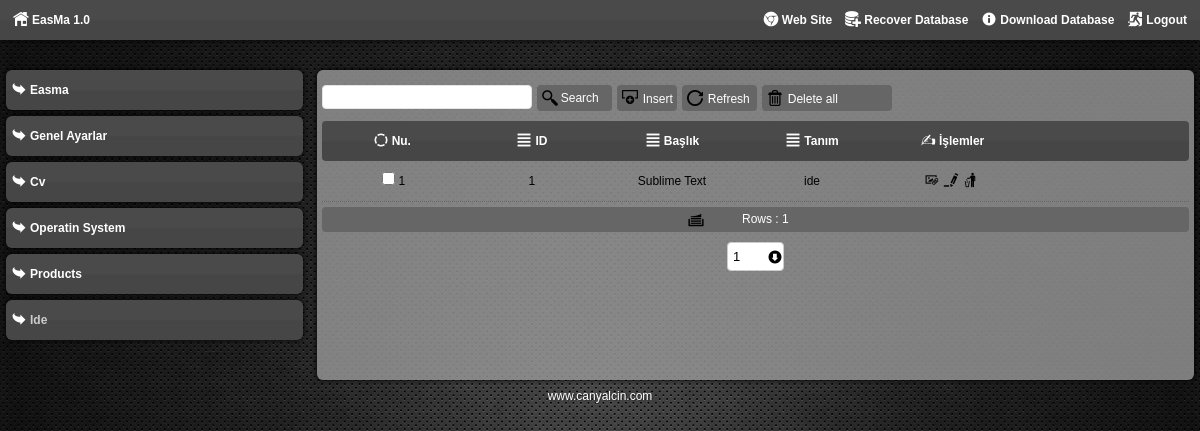
/panel/index.php?page=ide (signed in), run on the app's committed database.
### tables this page shows
CREATE TABLE IF NOT EXISTS `ide` (
`id` int(11) NOT NULL,
  `title` varchar(125) NOT NULL,
  `description` varchar(155) NOT NULL,
  `keywords` varchar(155) NOT NULL,
  `content` longtext NOT NULL
);

### panel/model/model.php (called while the page is built, shortened)
<?php
class model{
    protected $conn;
    protected $query;
    protected function connect_db($host,$user,$password,$database){
        try{
            $this->conn = new mysqli($host, $user, $password, $database);
            $this->conn->query("SET NAMES 'utf8'");
            return $this->conn->connect_errno;
        } catch (Exception $e) {
              exit('No db connection ! modal line 13');
        }
    }
    protected function mquery($sql){
            $this->query=$this->conn->query($sql);
            return $this->query;
    }
    protected function multiple_select($sql){
            $rows=array();
            $this->mquery($sql);
            while($row=$this->query->fetch_assoc()){ $rows[]=$row; }
            return $rows;
    }
}
?>

### panel/controller/main.php (the view, shortened to what this page needs)
<?php
class site extends model{
    public $language=array();
    protected function check_lang($lang){
            $setup = new lang($lang);
            $this->language = $setup->lng;
    }
    public function admin(){
        if ( (isset($_SESSION['admin'])) and ($_SESSION['admin']=="super") ){
            include_once "form_view.php";
            return true;
        }
        else{return false;}
    }
    public function menu($name,$page,$subname=array(""),$subpage=array("")){
        if ($page!="#"){
            $link='index.php?page='.$page;
        }
        else{ $link=$page; }
        if ( (isset($_GET['page'])) and ($_GET['page']==$page) ){ $color="#CCC"; }else{ $color="#FFF"; }
        echo '<li id="'.$page.'"><img src="images/arrow.ico" /><a style="color:'.$color.';" href="'.$link.'">'.$name.'</a></li>';
    }
    public function list_records($table,$title=array(""),$column=array(""),$where="",$filter="",$pic="0"){
        $select=NULL;
        $total=count($column);
        $i=0;
        $edit=$_GET['page']."_edit";
        $add=$_GET['page']."_add";
        $file="pics";
        if (!isset($_GET['pg'])){ $pg="0"; }
        else{ $pg=intval($_GET['pg']); $pg=($pg-1)*15; }
        echo '<div id="filter">';
        echo '<input type="text" name="filter" id="fil" autocomplete="off" value="'.$_GET['filter'].'" /><input type="hidden" name="page" id="sa" value="'.$_GET['page'].'" />';
        echo '<input type="submit" name="filter_buton" id="filter_buton" value="'.$this->language[9].'" class="filter_buton" />';
        echo '<button class="buton_add" onclick="add(\''.$add.'\',\''.$table.'\');" type="button" title="'.$this->language[6].'" >'.$this->language[6].'</button>';
        echo '<button class="buton_refresh" onclick="window.top.location.href=window.top.location;" type="button" title="'.$this->language[7].'" >'.$this->language[7].'</button>';
        echo '<input type="hidden" name="del_table" id="del_table" value="'.$table.'" /><input type="hidden" name="del_hide" id="del_hide" value="1" /><button class="buton_del" onclick="multi_delete(\'multi_del\',\''.$this->language[12].'\');" type="button" title="'.$this->language[8].'" >'.$this->language[8].'</button>';
        echo '<div class="clear"></div></div><div class="clear"></div>';
        echo '<ul class="tit">';
        echo '<li><img src="images/circle.ico" />'.$this->language[10].'</li>';
        foreach ($column as $value) {
            echo '<li><img src="images/list.ico" />'.$title[$i].'</li>';
            $i++;
            if ($total>1 && $total!=$i ){$select=$select.",".$value;}
            else if($total==1){ $select=$value; }
            else{ $select=$value.$select; }
        }
        echo '<li><img src="images/edithand.ico" />'.$this->language[11].'</li><div class="clear"></div></ul>';
        if ( (!isset($filter)) or (!isset($_GET['filter'])) ){
            $sql="Select $select from $table order by id $where LIMIT $pg,15";
            $total=$this->total_record();
        }
        else{
            $sql="Select $select from $table where $filter LIKE '%".addslashes($_GET['filter'])."%' order by id LIMIT $pg,15";
            $this->mquery("Select $select from $table where $filter LIKE '%".addslashes($_GET['filter'])."%' order by id");
            $total=$this->total_record();
        }
        $k=$pg;
        $all_records=$this->multiple_select($sql);
        foreach ($all_records as $record){
            $i=0;
            $k++;
            echo '<ul class="tit2">';
            echo '<li><div><input type="checkbox" name="kill_all[]" value="'.$record['id'].'"/>'.$k.'</div></li>';
            foreach ($column as $value) {
                $select=$column[$i];
                echo '<li><div>'.stripslashes($record[$select]).'</div></li>';
                $i++;
            }
            echo '<li>';
            if ($pic=="1"){
                echo '<img style="cursor:pointer;" onclick="edit(\''.$record['id'].'\',\''.$file.'\',\''.$table.'\');" src="images/picture.ico" title="'.$this->language[13].'" />';
            }
            echo '<img style="cursor:pointer;" onclick="edit(\''.$record['id'].'\',\''.$edit.'\',\''.$table.'\');" src="images/edit3.ico" title="'.$this->language[14].'" /><img onclick="del(\''.$record['id'].'\',\''.$table.'\',\''.$this->language[16].'\');" style="cursor:pointer;" src="images/trash.ico" title="'.$this->language[15].'" /></li><div class="clear"></div></ul>';
        }
        $this->pagination($total);
    }
    private function pagination($total){
        echo '<div class="total_rec">'.$this->language[18].' '.$total.'</div>';
        if (!isset($_GET['pg'])){ $pg=1; }else{ $pg=intval($_GET['pg']); }
        $loop=intval($total/15);
        $set=$total%15;
        if ($set!=0){ $loop=$loop+1; }
        echo '<div class="sec"><select class="slc" onchange="window.top.location=\'index.php?filter='.$_GET['filter'].'&page='.$_GET['page'].'&pg=\'+this.value;">';
        $i=0;
        while ($i<$loop){
            $i++;
            if ($pg==$i){ $s='selected="selected"'; }else{ $s=""; }
            echo '<option '.$s.' value="'.$i.'">'.$i.'</option>';
        }
        echo '</select></div>';
    }
 }
?>

### panel/css/style.css (style rules this page uses)
body { margin: 0px; padding: 0px; font: normal 12px/100% Verdana, Tahoma, sans-serif; background: url(../images/bg.jpg); -webkit-background-size: cover; -moz-background-size: cover; -o-background-size: cover; background-size: cover; height: 100%; width: 100%; color: #000; }
img { border:none; }
#menu li img { margin-right: 3px; vertical-align:text-bottom; }
#menu li { border-radius: 6px; margin: 0px; padding: 5px; background:url(../images/menu.jpg); margin-bottom: 6px; height: 30px; line-height: 30px; box-shadow: 0px 0px 5px #000; font-weight: bold; text-align: left; }
#menu li a { color: #FFF; text-decoration: none; }
.tit { margin: 0px auto; padding: 0px; width: 100%; list-style: none; background:url(../images/menu.jpg); color:#FFF; border-radius: 4px; }
.tit li { float: left; font-weight: bold; padding: 5px; width:15%; height: 30px; line-height: 30px; text-align: center; overflow: hidden; }
.tit li img { margin-right: 3px; vertical-align:text-bottom; }
.tit2 { margin: 0px auto; padding: 0px; width: 100%; list-style: none; color:#000; border-bottom: 1px dotted #666; }
.tit2 li { float: left; font-weight: normal; padding: 5px; width:15%; height: 30px; line-height: 30px; text-align: center; overflow: hidden; }
.tit2 li img { margin-right: 3px; vertical-align:text-bottom; }
.sec { width: 55px; height: 27px; line-height: 27px; overflow: hidden; background: url(../images/down.ico) no-repeat right #FFF; border: 1px solid #ccc; margin:0 auto; margin-top: 10px; margin-bottom: 10px; border-radius: 4px; color: #000; }
.slc { background: transparent; width: 75px; padding: 5px; font-size: 16px; line-height: 1; border: 0; border-radius: 0; height: 27px; line-height: 27px; -webkit-appearance: none; border-radius: 4px; outline: 0; font: normal 13px/100% Verdana, Tahoma, sans-serif; color: #000; }
#filter { width: 100%; margin: 0 auto; margin-top: 5px; margin-bottom: 5px; }
#filter input { padding: 4px; border: solid 1px #E5E5E5; outline: 0; font: normal 12px/100% Verdana, Tahoma, sans-serif; width: 200px; border-radius: 4px; padding-left:4px; float: left; margin-top: 5px; margin-bottom: 5px; background: #FFF; color: #000; }
#filter .filter_buton { padding: 0; padding-left: 4px; width: 75px; background: url(../images/search.ico) no-repeat scroll 5px 5px #666; border: 0; font-size: 12px; color: #FFFFFF; margin-left: 5px; border-radius: 4px; float: left; margin-top: 5px; margin-bottom: 5px; text-align: left; text-indent: 20px; cursor: pointer; overflow: hidden; height: 26px; line-height: 26px; }
.buton_del { width: 130px; background: url(../images/delete.ico) no-repeat scroll 5px 5px #666; border: 0; font-size: 12px; color: #FFFFFF; margin-left: 5px; border-radius: 4px; float: left; margin-top: 5px; margin-bottom: 5px; text-align: left; text-indent: 20px; cursor: pointer; overflow: hidden; height: 26px; line-height: 26px; }
.buton_add { width: 60px; background: url(../images/add_new.ico) no-repeat scroll 5px 5px #666; border: 0; font-size: 12px; color: #FFFFFF; margin-left: 5px; border-radius: 4px; float: left; margin-top: 5px; margin-bottom: 5px; text-align: left; text-indent: 20px; cursor: pointer; overflow: hidden; height: 26px; line-height: 26px; }
.buton_refresh { width: 75px; background: url(../images/refresh.ico) no-repeat scroll 5px 5px #666; border: 0; font-size: 12px; color: #FFFFFF; margin-left: 5px; border-radius: 4px; float: left; margin-top: 5px; margin-bottom: 5px; text-align: left; text-indent: 20px; cursor: pointer; overflow: hidden; height: 26px; line-height: 26px; }
.total_rec { width:auto; margin: 0 auto; padding: 5px; background: url(../images/total.ico) no-repeat scroll 43% 5px #666; border: 0; font-size: 12px; color: #FFFFFF; border-radius: 4px; margin-top: 5px; margin-bottom: 5px; text-align: center; text-indent: 20px; cursor: pointer; height: 15px; line-height: 15px; }

### data on the page
ide: id "1", title "Sublime Text", description "ide"

### other printed values
$site->language[21] "Logout"
$site->language[22] "Download Database"
$site->language[23] "Recover Database"
$site->language[24] "Web Site"
$name "Easma Genel Ayarlar Cv Operatin System Products Ide"
$this->language[6] "Insert"
$this->language[7] "Refresh"
$this->language[8] "Delete all"
$this->language[10] "Nu."
$title[$i] "ID"
$title[$i] "Başlık"
$title[$i] "Tanım"
$this->language[11] "İşlemler"
$this->language[18] "Rows :"
$total "1"
